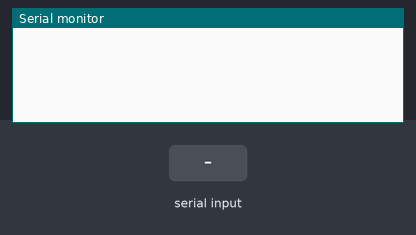
Simulated run of this sketch. Board: Arduino Zero (SAMD21). On the bench: the last lines printed to the serial monitor. The inputs (shaded band) are chosen by the test bench.

Above: at 1.2 s.
1.3 s: "#\n" received over Serial
At 2.4 s:
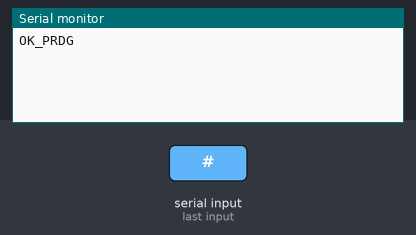
2.8 s: "A\n" received over Serial
At 3.6 s:
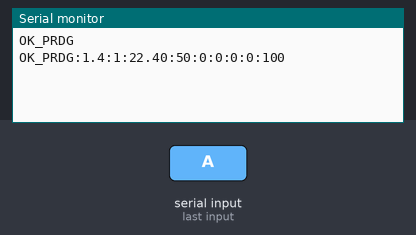
4.3 s: "D\n" received over Serial
At 4.7 s:
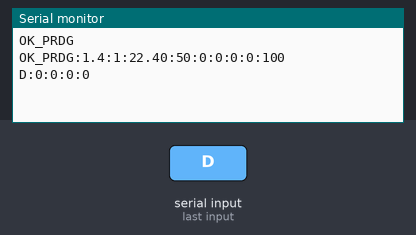
5.8 s: "S:\n" received over Serial
At 7.0 s:
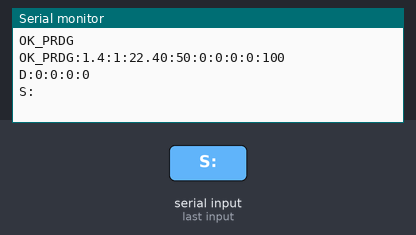
7.3 s: "G:\n" received over Serial
At 8.2 s:
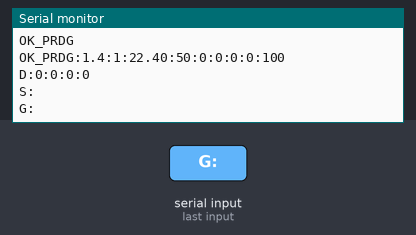
8.8 s: "M:\n" received over Serial
At 9.3 s:
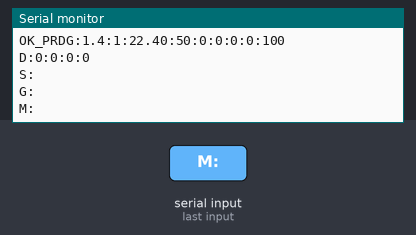

The sketch:

prodigy_simulator.ino
```cpp
// (licence header left out)
#ifdef ARDUINO_SAM_DUE
#define Serial SerialUSB
#endif

float temperature = 22.4;
int position = 50;
int moving_status = 0;
int backlash_value = 100;
int power_1 = 0;
int power_2 = 0;
int usb_1 = 0;
int usb_2 = 0;

void setup() {
  Serial.begin(19200);
  Serial.setTimeout(1000);
  while (!Serial)
    ;
}

void loop() {
  String command = Serial.readStringUntil('\n');
  if (command.equals("#")) {
    Serial.println("OK_PRDG");
  } else if (command.equals("A")) {
    Serial.print("OK_PRDG:1.4:");
    Serial.print(1);
    Serial.print(":");
    Serial.print(temperature);
    Serial.print(":");
    Serial.print(position);
    Serial.print(":");
    Serial.print(moving_status);
    Serial.print(":");
    Serial.print(0);
    Serial.print(":");
    Serial.print(0);
    Serial.print(":");
    Serial.print(0);
    Serial.print(":");
    Serial.println(backlash_value);
  } else if (command.equals("D")) {
    Serial.print("D:");
    Serial.print(power_1);
    Serial.print(":");
    Serial.print(power_2);
    Serial.print(":");
    Serial.print(usb_1);
    Serial.print(":");
    Serial.println(usb_2);
  } else if (command.startsWith("S:")) {
    Serial.println(command);
  } else if (command.startsWith("G:")) {
    position += command.substring(2).toInt();
    Serial.println(command);
  } else if (command.startsWith("M:")) {
    position = command.substring(2).toInt();
    Serial.println(command);
	} else if (command.startsWith("W:")) {
		position = command.substring(2).toInt();
    Serial.println(command);
  } else if (command.startsWith("H")) {
    Serial.println(0);
  } else if (command.startsWith("C:")) {
    backlash_value = command.substring(2).toInt();
    Serial.println(command);
  } else if (command.equals("T")) {
    Serial.println(temperature);
  } else if (command.equals("P")) {
    Serial.println(position);
  } else if (command.equals("I")) {
    Serial.println(moving_status);
  } else if (command.equals("Z")) {
    position = 0;
    Serial.println("Z:1");
  } else if (command.startsWith("U:")) {
    usb_1 = command.substring(2).toInt();
    Serial.println(command);
  } else if (command.startsWith("J:")) {
    usb_2 = command.substring(2).toInt();
    Serial.println(command);
  } else if (command.startsWith("X:")) {
    power_1 = command.substring(2).toInt();
    Serial.println(command);
  } else if (command.startsWith("Y:")) {
    power_2 = command.substring(2).toInt();
    Serial.println(command);
  } else if (command.startsWith("Q")) {
  }
}
```

Measured:
- after the input at 1.3 s, the serial monitor: prints a new line at once (image 1)
- after the input at 2.8 s, the serial monitor: prints a new line at once (image 2)
- after the input at 4.3 s, the serial monitor: prints a new line at once (image 3)
- after the input at 5.8 s, the serial monitor: prints a new line at once (image 4)
- after the input at 7.3 s, the serial monitor: prints a new line at once (image 5)
- after the input at 8.8 s, the serial monitor: prints a new line at once (image 6)
